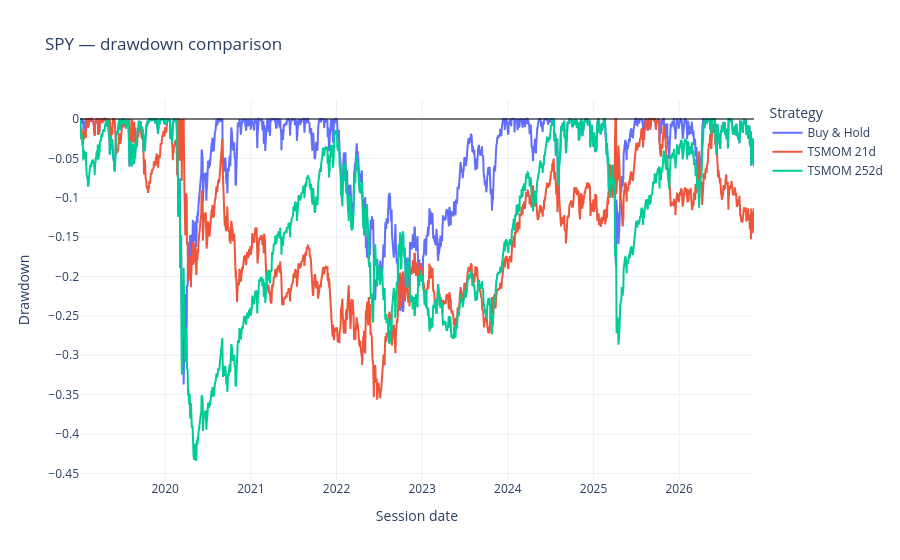

Write notebook code for a chart like this one.
### Code cell
drawdown_returns = {
    "Buy & Hold": "SPY_next_ret",
    "TSMOM 21d": "SPY_strat_21",
    "TSMOM 252d": "SPY_strat_252",
}
spy_drawdowns = comparison_panel.select(
    "session_date",
    *[
        (pl.col(column).cum_sum().exp() / pl.col(column).cum_sum().exp().cum_max() - 1).alias(name)
        for name, column in drawdown_returns.items()
    ],
)

figure = go.Figure()
for name in drawdown_returns:
    figure.add_scatter(
        x=spy_drawdowns.get_column("session_date").to_list(),
        y=spy_drawdowns.get_column(name).to_list(),
        mode="lines",
        name=name,
    )

figure.update_layout(
    title="SPY — drawdown comparison",
    xaxis_title="Session date",
    yaxis_title="Drawdown",
    template="plotly_white",
    legend_title="Strategy",
)
figure.add_hline(y=0, line_color="black", line_width=1)
figure.show()

### Figure 1 — Plotly figure (JSON) as saved in the notebook; plotly's stock layout.template omitted (floating-point values rounded to 4 significant figures; data arrays with more than 128 entries replaced by an {"elided": "..."} marker saying what was removed)
{"data": [{"mode": "lines", "name": "Buy & Hold", "type": "scatter", "x": {"elided": "1979 str values"}, "y": {"elided": "1979 float values"}}, {"mode": "lines", "name": "TSMOM 21d", "type": "scatter", "x": {"elided": "1979 str values"}, "y": {"elided": "1979 float values"}}, {"mode": "lines", "name": "TSMOM 252d", "type": "scatter", "x": {"elided": "1979 str values"}, "y": {"elided": "1979 float values"}}], "layout": {"legend": {"title": {"text": "Strategy"}}, "shapes": [{"line": {"color": "black", "width": 1}, "type": "line", "x0": 0, "x1": 1, "xref": "x domain", "y0": 0, "y1": 0, "yref": "y"}], "title": {"text": "SPY — drawdown comparison"}, "xaxis": {"title": {"text": "Session date"}}, "yaxis": {"title": {"text": "Drawdown"}}}}
